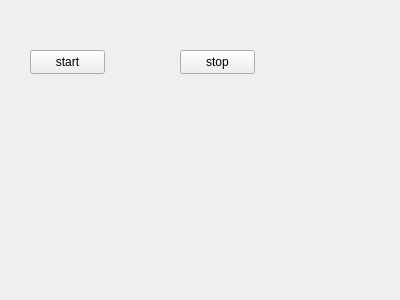
<?xml version="1.0" encoding="UTF-8"?>
<ui version="4.0">
 <class>Form</class>
 <widget class="QWidget" name="Form">
  <property name="geometry">
   <rect>
    <x>0</x>
    <y>0</y>
    <width>400</width>
    <height>300</height>
   </rect>
  </property>
  <property name="windowTitle">
   <string>Form</string>
  </property>
  <widget class="QPushButton" name="pushButton">
   <property name="geometry">
    <rect>
     <x>30</x>
     <y>50</y>
     <width>75</width>
     <height>24</height>
    </rect>
   </property>
   <property name="text">
    <string>start</string>
   </property>
  </widget>
  <widget class="QPushButton" name="pushButton_2">
   <property name="geometry">
    <rect>
     <x>180</x>
     <y>50</y>
     <width>75</width>
     <height>24</height>
    </rect>
   </property>
   <property name="text">
    <string>stop</string>
   </property>
  </widget>
  <widget class="QLabel" name="label">
   <property name="geometry">
    <rect>
     <x>90</x>
     <y>140</y>
     <width>161</width>
     <height>16</height>
    </rect>
   </property>
   <property name="text">
    <string/>
   </property>
  </widget>
 </widget>
 <resources/>
 <connections/>
</ui>
